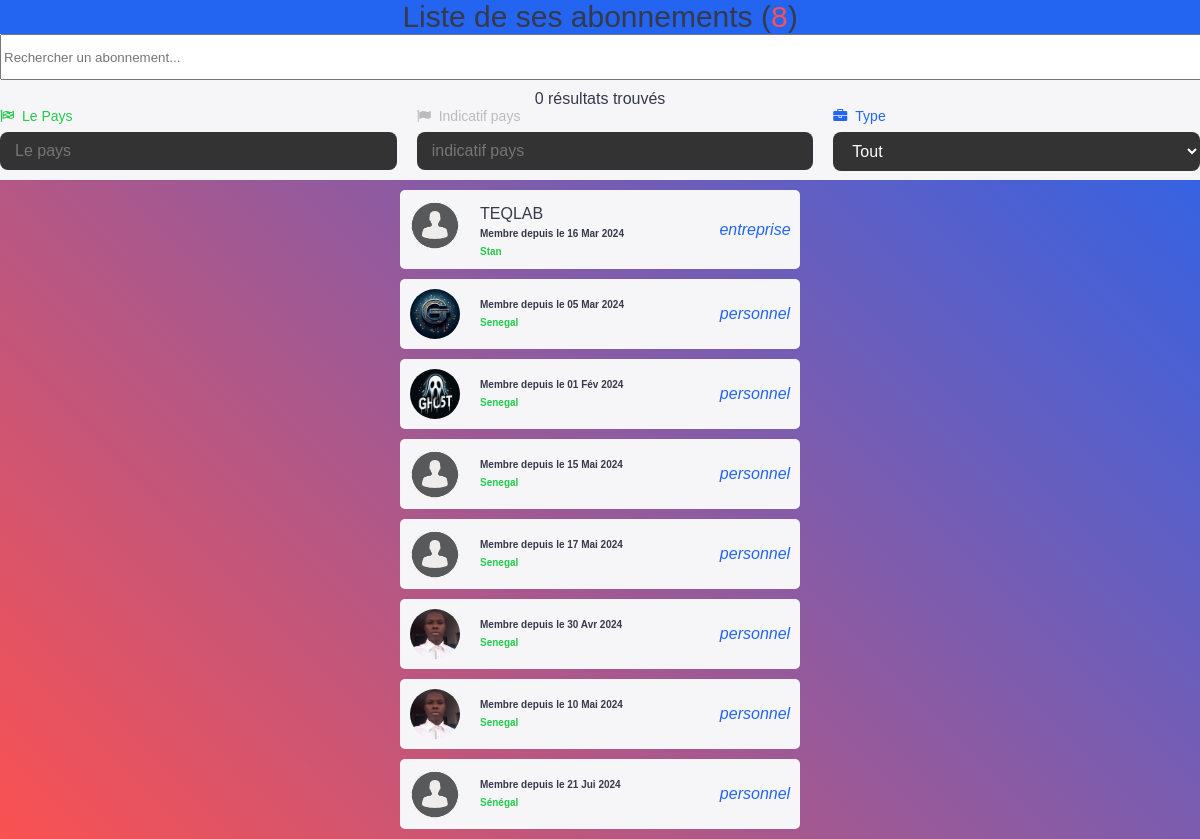
/abonnement/2/, run on an earlier commit of the app's database.
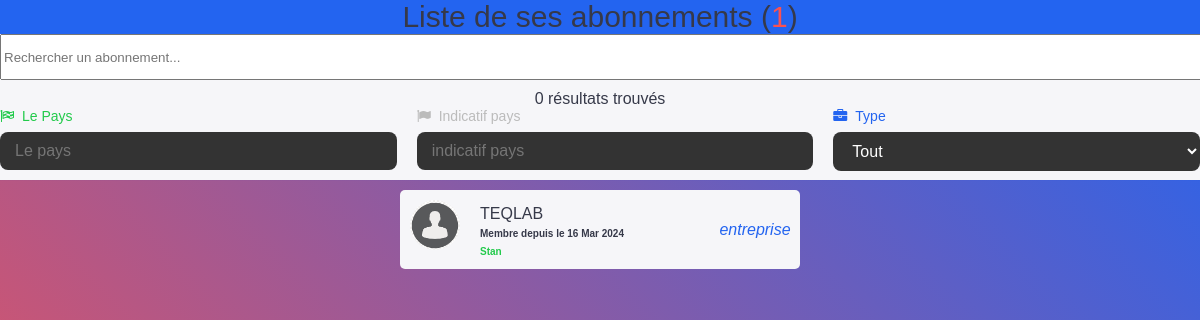
And on a later commit of the database.
### galsen/models.py (models this page shows, shortened)
class AbstractUser(BaseAbstractUser):
    groups = models.ManyToManyField(Group, related_name='customuser_set', blank=True)
    user_permissions = models.ManyToManyField(Permission, related_name='customuser_set', blank=True)

class CustomUser(AbstractUser):
    LANGUE = [
        ('français', 'Français'),
        ('anglais', 'Anglais'),
        ('spagnol', 'Espagnol'),
        ('italien', 'Italien'),
        ('arabe', 'Arabe'),
    ]
    ACCESS = [
        ('autorised', 'Autorisé(e)'),
        ('no_autorised', 'Non autorisé(e)'),
    ]
    ROLES = [
        ('professionnel', 'Professionnel(le)'),
        ('ecole', 'Ecole'),
        ('entreprise', 'Entreprise'),
    ]
    profile_image = models.ImageField(upload_to='profile_images/', null=True, blank=True)
    banner_image = models.ImageField(upload_to='banner_images/', null=True, blank=True)
    GENRE = [
        ('homme', 'Homme'),
        ('femme', 'Femme'),
    ]
    SITUATION_MATRIMONIALE = [
        ('celibataire', 'Célibataire'),
        ('marie', 'Marié(e)'),
        ('fiance', 'Fiancé(e)'),
        ('divorce', 'Divorcé(e)'),
        ('couple', 'En couple'),
    ]
    marque_dispositif = models.CharField(max_length=255, null=True, blank=True)
    metier = models.CharField(max_length=150, null=True, blank=True)
    etablissement = models.CharField(max_length=255, null=True, blank=True)
    pays = models.CharField(max_length=50, null=True, blank=True)
    ville = models.CharField(max_length=50, null=True, blank=True)
    quartier = models.CharField(max_length=50, null=True, blank=True)
    langue = models.CharField(max_length=255, null=True, blank=True)
    birthday = models.DateField(null=True, blank=True)
    indicatif_pays = models.CharField(max_length=15, null=True, blank=True)
    number_phone = models.CharField(max_length=15, null=True, blank=True)
    number_whatsapp = models.CharField(max_length=15, null=True, blank=True)
    number_telegram = models.CharField(max_length=15, null=True, blank=True)
    instagram_link = models.URLField(null=True, blank=True)
    twitter_link = models.URLField(null=True, blank=True)
    youtube_link = models.URLField(null=True, blank=True)
    website_link = models.URLField(null=True, blank=True)
    langue = models.CharField(max_length=255, choices=LANGUE, default='français')
    rôle = models.CharField(max_length=255, choices=ROLES, default='professionnel')
    access = models.CharField(max_length=255, choices=ACCESS, default='no_autorised')
    genre = models.CharField(max_length=255, choices=GENRE, default='homme')
    situation_matrimoniale = models.CharField(max_length=20, choices=SITUATION_MATRIMONIALE, default='celibataire')
    followers = models.ManyToManyField('self', symmetrical=False, related_name='following_users', blank=True)

class AbstractUser(BaseAbstractUser):
    groups = models.ManyToManyField(Group, related_name='customuser_set', blank=True)
    user_permissions = models.ManyToManyField(Permission, related_name='customuser_set', blank=True)

### galsen/views.py (the view)
# urls.py: path('abonnement/<int:abonnementId>/', views.abonnementId, name='abonnementId'),
def abonnementId(request, abonnementId):
    utilisateur = get_object_or_404(CustomUser, id=abonnementId)
    following_users = utilisateur.following_users.all()  # Assurez-vous que following_users est correctement défini dans votre modèle
    context = {
        'utilisateur': utilisateur,
        'following_users': following_users,
    }
    return render(request, 'Details/abonnementid.html', context)

### galsen/templates/Details/abonnementid.html (shortened to what this page needs)
{% load static %}
<!DOCTYPE html>
<html lang="en">
<head>
    <link rel="stylesheet" href="{% static 'assets/icones/font-awesome/css/font-awesome.css' %}">
    <link rel="stylesheet" href="{% static 'assets/icones/font-awesome/css/font-awesome.min.css' %}">
    <link rel="stylesheet" href="{% static 'assets/ressources/styles/amis.css' %}">
    <link rel="stylesheet" href="{% static 'assets/ressources/styles/theme.css' %}">
</head>
<body>
    <div class="table-container">
        <div class="header-table-bar">
            <div class="table-header bg-primary">Liste de ses abonnements (<span class="danger">{{ following_users.count }}</span>)</div>
            <div class="search-bar-container">
                <input type="text" class="search-bar" id="searchInput" placeholder="Rechercher un abonnement..." onkeyup="filterUsers()">
                <div class="result-count" id="resultCount">0 résultats trouvés</div>
            </div>
            <div class="row">
                <div class="form-group">
                    <label for="countryInput" class="success"><i class="fa fa-flag-checkered"></i> Le Pays </label>
                    <input type="text" id="countryInput" name="pays" onchange="updateIndicatif()" oninput="filterUsers()" placeholder="Le pays" autocomplete="off" required>
                </div>
                <div class="form-group disparait">
                    <label for="indicatif" class="gray"><i class="fa fa-flag"></i> Indicatif pays </label>
                    <input type="number" id="indicatif" readonly placeholder="indicatif pays">
                </div>
                <div class="form-group">
                    <label for="id_rôle" class="primary"><i class="fa fa-briefcase"></i> Type </label>
                    <select  autocomplete="off" id="id_rôle" onchange="filterUsers()">
                        <option value="tout" selected="">Tout</option>
                    </select>
                </div>
            </div>
        </div>
    </div>
    <main>
        <div class="content-amis" id="userTable">
            {% for user in following_users %}
                <a href="{% url 'user_detail' user_id=user.id %}" class="amis">
                    {% if user.profile_image and user.profile_image.url %}
                        <img src="{{ user.profile_image.url }}">
                    {% else %}
                        <img src="{% static 'assets/default/user.png' %}">
                    {% endif %}
                    <div class="content">
                        <div class="name td">
                            {% if user.rôle == "professionnel" %}
                                {{ user.first_name }} {{ user.last_name }}
                            {% else %}
                                {% if user.etablissement %}
                                    {{ user.etablissement }}
                                {% endif %}
                            {% endif %}
                        </div>
                        <b>Membre depuis le {{ user.date_joined|date:"d M Y" }}</b>
                        <br><b class="success td">{{ user.pays }}</b>
                    </div>
                    <i class="primary td">{{ user.rôle }}</i>
                </a>
                {% empty %}
                <p>Vous n'avez aucun abonnement pour le moment.</p>
            {% endfor %}
        </div>
    </main>
</body>
</html>

### galsen/static/assets/ressources/styles/amis.css (style rules this page uses)
:root { --header-height: 3rem; --body-font: 'Open Sans', sans-serif; --h1-font-size: 1.5rem; --normal-font-size: .938rem; --tiny-font-size: .625rem; --z-tooltip: 10; --z-fixed: 100; }
:root { --first-color: #3b3bbf; --title-color: #363949; --text-color: #0a0a0a; --text-color-light: #9b9bb0; --container-color: #fff; --body-color: #f6f6f9; --color-danger: hsl(0, 95%, 65%); --color-primary-light: 0 0.8rem 0.8rem rgba(71, 7, 234, 0.2); --color-danger-light: 0 0.8rem 0.8rem rgba(255, 67, 54, 0.2); --color-success-light: 0 0.8rem 0.8rem rgba(34, 202, 75, 0.2); --color-purple-light: 0 0.8rem 0.8rem rgba(160, 99, 245, 0.2); --border-radius: 2rem; --card-border-radius: 1rem; --btn-padding: 0.6rem 2rem; --search-padding: 0.6rem 1rem; --card-padding: 1rem; --sticky-top-left: 5.4rem; --sticky-top-right: -18rem }
body { font-family: Arial, sans-serif; min-height: 100vh; background: linear-gradient(45deg, hsl(0, 95%, 65%), #2364f0); margin: 0; }
.primary { color: #2364f0; }
.danger { color: var(--color-danger); }
.success { color: rgb(34, 202, 75); }
.bg-primary { background: #2364f0; box-shadow: 0 0.8rem 0.8rem rgba(71, 7, 234, 0.2); }
.gray { color: #bbb; }
.header-table-bar { position: fixed; overflow: hidden; top: 0; left: 0; height: 180px; width: 100%; background-color: var(--body-color); z-index: var(--z-fixed); transition: .4s; box-shadow: 0 0.2px 0.5px #2364f0; }
.table-header { width: 100%; display: flex; align-items: center; justify-content: center; color: var(--title-color); font-size: 30px; }
.search-bar-container { width: 100%; }
.search-bar-container input { width: 100%; height: 40px; }
.result-count { display: flex; align-items: center; justify-content: center; color: var(--title-color); margin-top: 10px; }
.row { display: flex; justify-content: center; gap: 50px; flex-wrap: wrap; }
.form-group { flex: 1; position: relative; margin-bottom: 20px; }
.form-group label { font-size: 14px; display: block; margin-bottom: 8px; display: flex; align-items: center; gap: 8px; }
.form-group input, .form-group select { background: #333; border: none; border-radius: 8px; padding: 10px 15px; width: 100%; font-size: 16px; color: #fff; outline: none; transition: all 0.3s ease; }
label::placeholder { color: #2364f0; }
main { display: flex; justify-content: center; width: 100%; overflow: hidden; }
.content-amis { margin-top: 190px; width: 400px; overflow: hidden; }
.content-amis .amis { text-decoration: none; position: relative; padding: 10px; color: var(--title-color); margin-bottom: 10px; width: 95%; display: grid; grid-template-columns: 70px 1fr 70px; background: var(--body-color); box-shadow: 0.1px 0.1px 5px 2px var(--clr-light); border-radius: 5px; text-align: justify; }
.content-amis .amis img { display: flex; align-items: center; justify-content: center; width: 50px; height: 50px; border-radius: 50%; }
.content-amis .amis .content { margin-top: 5px; }
.content-amis .amis .content b { font-size: 10px; }
.content-amis .amis i { display: flex; justify-content: center; align-items: center; }

What changed in the data, as far as the page shows it:
removed CustomUser: profile_image (picture), date_joined "05 Mar 2024", pays "Senegal", rôle "personnel"
removed CustomUser: profile_image (picture), date_joined "01 Fév 2024", pays "Senegal", rôle "personnel"
removed CustomUser: date_joined "15 Mai 2024", pays "Senegal", rôle "personnel"
removed CustomUser: date_joined "17 Mai 2024", pays "Senegal", rôle "personnel"
removed CustomUser: profile_image (picture), date_joined "30 Avr 2024", pays "Senegal", rôle "personnel"
removed CustomUser: profile_image (picture), date_joined "10 Mai 2024", pays "Senegal", rôle "personnel"
removed CustomUser: date_joined "21 Jui 2024", pays "Sénégal", rôle "personnel"
Also different on the page:
{{ following_users.count }}: "8" → "1"
